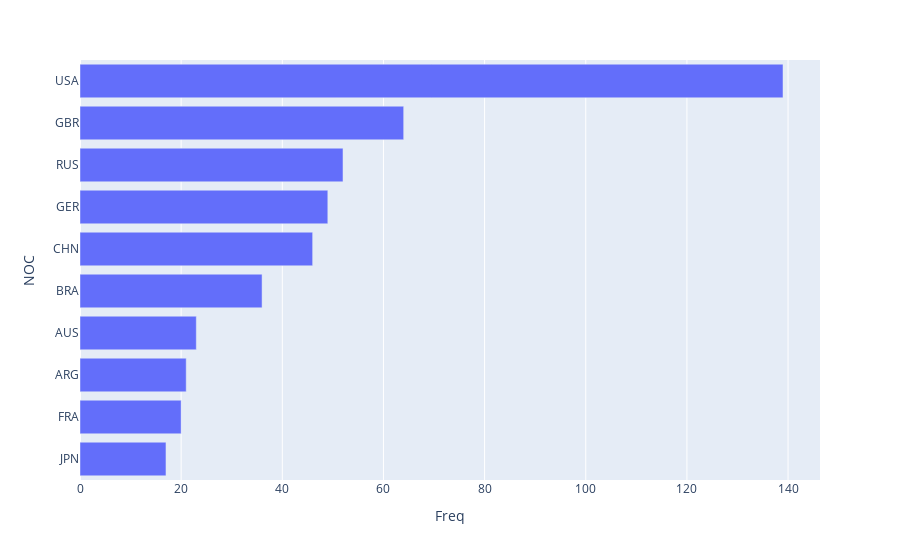

The code cell stored with this chart in its notebook:
### Code cell
px.bar(data_frame=dfres, y='NOC', x='Freq')

### Figure 1 — Plotly figure (JSON) as saved in the notebook; plotly's stock layout.template omitted (floating-point values rounded to 4 significant figures)
{"data": [{"alignmentgroup": "True", "hovertemplate": "Freq=%{x}<br>NOC=%{y}<extra></extra>", "legendgroup": "", "marker": {"color": "#636efa", "pattern": {"shape": ""}}, "name": "", "offsetgroup": "", "orientation": "h", "showlegend": false, "textposition": "auto", "type": "bar", "x": [17, 20, 21, 23, 36, 46, 49, 52, 64, 139], "xaxis": "x", "y": ["JPN", "FRA", "ARG", "AUS", "BRA", "CHN", "GER", "RUS", "GBR", "USA"], "yaxis": "y"}], "layout": {"autosize": true, "barmode": "relative", "legend": {"tracegroupgap": 0}, "margin": {"t": 60}, "xaxis": {"anchor": "y", "autorange": true, "domain": [0, 1], "range": [0, 146.3], "title": {"text": "Freq"}, "type": "linear"}, "yaxis": {"anchor": "x", "autorange": true, "domain": [0, 1], "range": [-0.5, 9.5], "title": {"text": "NOC"}, "type": "category"}}}
